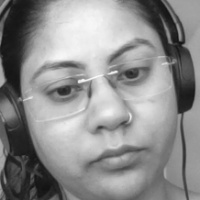
#> input picture image/1.jpg, 200 x 200 px, given in place of the camera
$ python Dataset.py
#> lines starting #> are read from the running program, lines starting #| are printed output that depends on the picture
import cv2
import numpy as np

face_classifier = cv2.CascadeClassifier('D:/facial_recognition/data/haarcascade_frontalface_default.xml')
def face_extractor(img):

    gray = cv2.cvtColor(img,cv2.COLOR_BGR2GRAY)
    faces = face_classifier.detectMultiScale(gray,1.3,5)

    # if faces is():
    #     return None

    if len(faces) == 0:
        return None

    for(x,y,w,h) in faces:
        cropped_face = img[y:y+h, x:x+w]

    return cropped_face


cap = cv2.VideoCapture(0)
count = 0

while True:
    ret, frame = cap.read()
#> frame is the input picture: shape (200, 200, 3); min 18, max 249, mean 140.9
    if face_extractor(frame) is not None:
#> in face_extractor, `faces = face_classifier.detectMultiScale(gray,1.3,5)`: faces = [[17, 11, 169, 169]]
#> the loop in face_extractor, `for(x,y,w,h) in faces:` made 1 pass
#> pass 1, in face_extractor, `cropped_face = img[y:y+h, x:x+w]`:
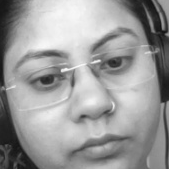
#> cropped_face: shape (169, 169, 3); min 18, max 249, mean 154.5
        count+=1
#> count = 1
        face = cv2.resize(face_extractor(frame),(200,200))
#> the loop in face_extractor (call 2), `for(x,y,w,h) in faces:` made 1 pass
        face = cv2.cvtColor(face, cv2.COLOR_BGR2GRAY)
#> face: shape (200, 200)
        file_name_path = 'D:/facial_recognition/image/'+str(count)+'.jpg'
#> file_name_path = 'D:/facial_recognition/image/1.jpg'

        cv2.imwrite(file_name_path,face)

        cv2.putText(face,str(count),(50,50),cv2.FONT_HERSHEY_COMPLEX,1,(0,255,0),2)
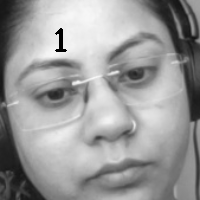
#> face: shape (200, 200); min 0, max 247, mean 153.6
        cv2.imshow('Face Cropper',face)
    else:
        print("Face not found")
        pass

    if cv2.waitKey(1)==13 or count==100:
#> (key Esc is pressed here)
        break

    # if count == 100:
    #     break

cap.release()
cv2.destroyAllWindows()
print('Samples Colletion Completed ')

$ run again, on image/10.jpg
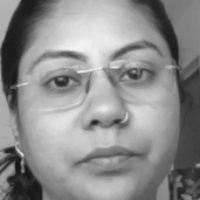
#> input picture image/10.jpg, 200 x 200 px, given in place of the camera
#> frame is the input picture: shape (200, 200, 3); min 18, max 246, mean 140.6
#> faces = [[15, 9, 177, 177]]
#> the loop in face_extractor, `for(x,y,w,h) in faces:` made 1 pass
#> pass 1, in face_extractor, `cropped_face = img[y:y+h, x:x+w]`:
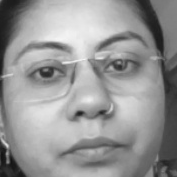
#> cropped_face: shape (177, 177, 3); min 18, max 246, mean 149.5
#> count = 1
#> the loop in face_extractor (call 2), `for(x,y,w,h) in faces:` made 1 pass
#> file_name_path = 'D:/facial_recognition/image/1.jpg'
#> `cv2.putText(face,str(count),(50,50),cv2.FONT_HERSHEY_COMPLEX,1,(0,255,..`:
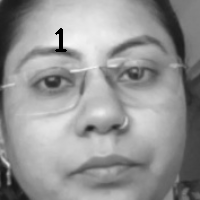
#> face: shape (200, 200); min 0, max 245, mean 148.8
